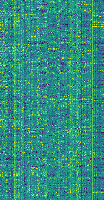
#> input picture gen_exp.png, 104 x 200 px
$ jupyter execute --allow-errors resize.ipynb
#> lines starting #> are read from the running program, lines starting #| are printed output that depends on the picture
[cell 1]
import cv2
import numpy as np
gen_seq = cv2.imread('gen_seq.png')

#> (a cell that did not finish here is left out)

[cell 3]
gen_seq

[cell 4]
from matplotlib import pyplot as plt
#> (the rest of this cell did not finish here and is left out)

#> (a cell that did not finish here is left out)

[cell 6]
from PIL import Image
#> (the rest of this cell did not finish here and is left out)

#> (a cell that did not finish here is left out)

[cell 8]
gen_exp = cv2.imread('gen_exp.png')
#> gen_exp is the input picture: shape (200, 104, 3); mean B, G, R 129.4, 139.7, 51.9

[cell 9]
gen_exp.size
#> Out = 62400

[cell 10]
gen_exp = cv2.resize(gen_exp, dsize=(1500, 1500))
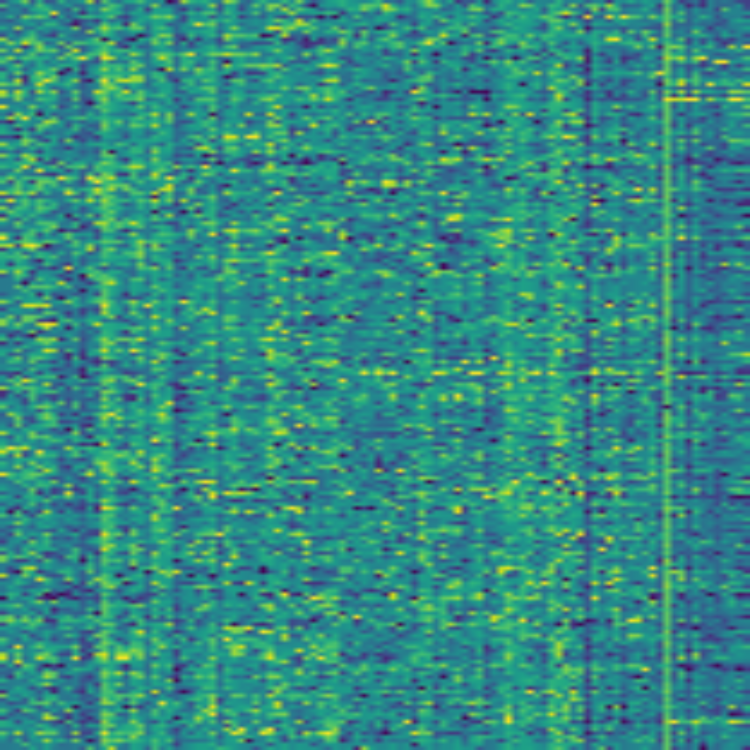
#> gen_exp: shape (1500, 1500, 3) (shown at 1/2 size); mean B, G, R 129.3, 139.5, 51.8

[cell 11]
gen_exp

[cell 12]
plt.imshow(gen_exp, interpolation='nearest')
plt.show()

[cell 13]
pdb = cv2.imread('pdb_id_dist.png')
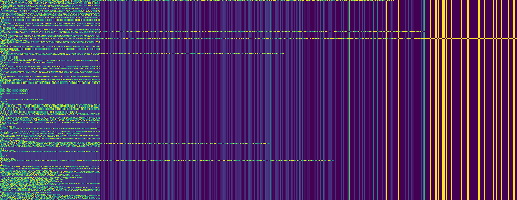
#> input picture pdb_id_dist.png, 517 x 200 px
#> pdb is the input picture: shape (200, 517, 3); mean B, G, R 100.9, 47.2, 78.5

[cell 14]
pdb = cv2.resize(pdb, dsize=(1500, 1500))
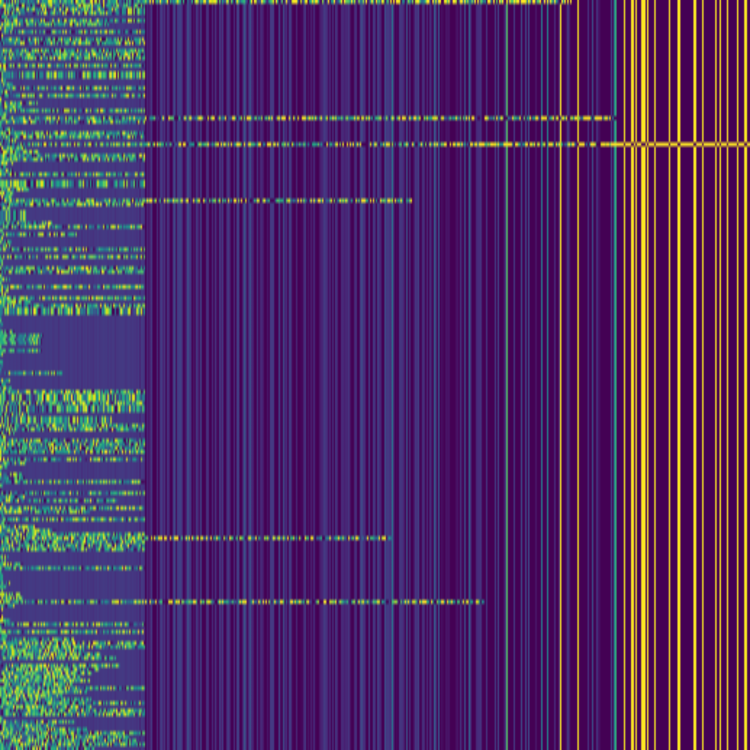
#> pdb: shape (1500, 1500, 3) (shown at 1/2 size); mean B, G, R 100.8, 47.1, 78.4
